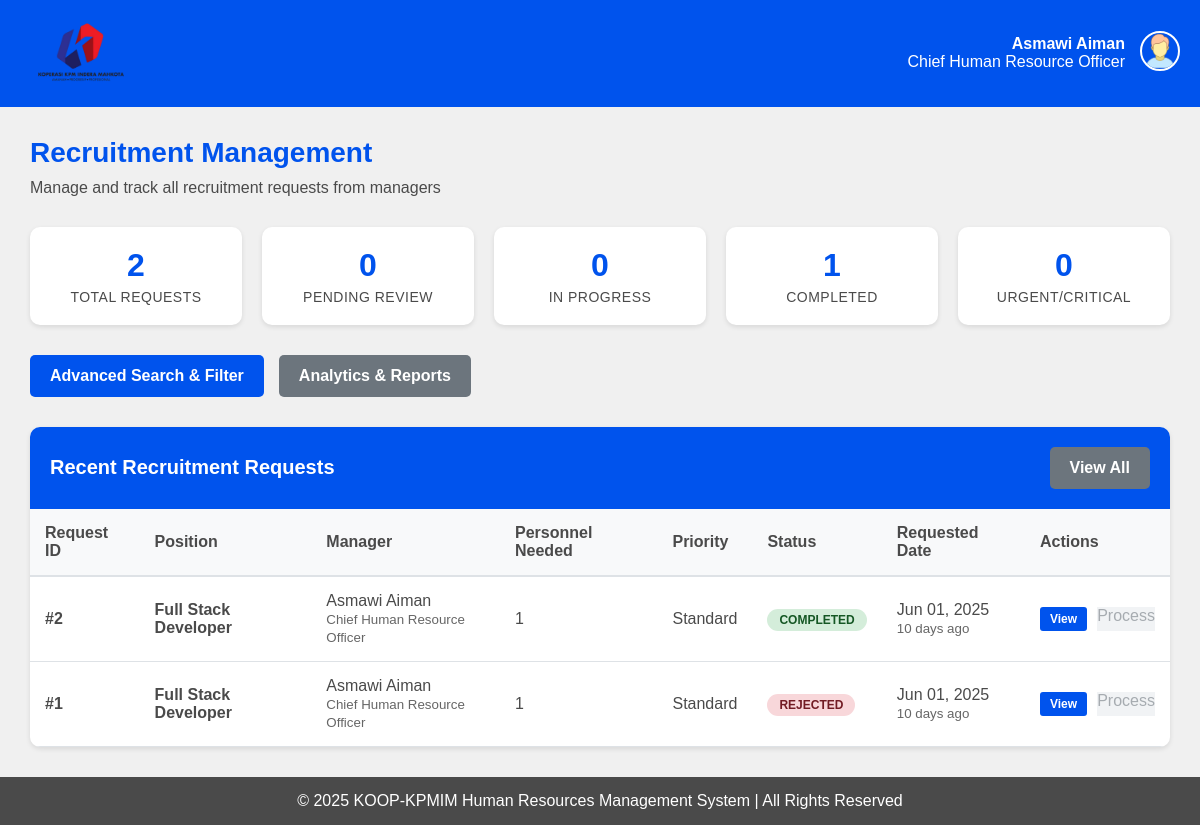
The page /hr/recruitment/ (signed in) on the database as committed earlier.
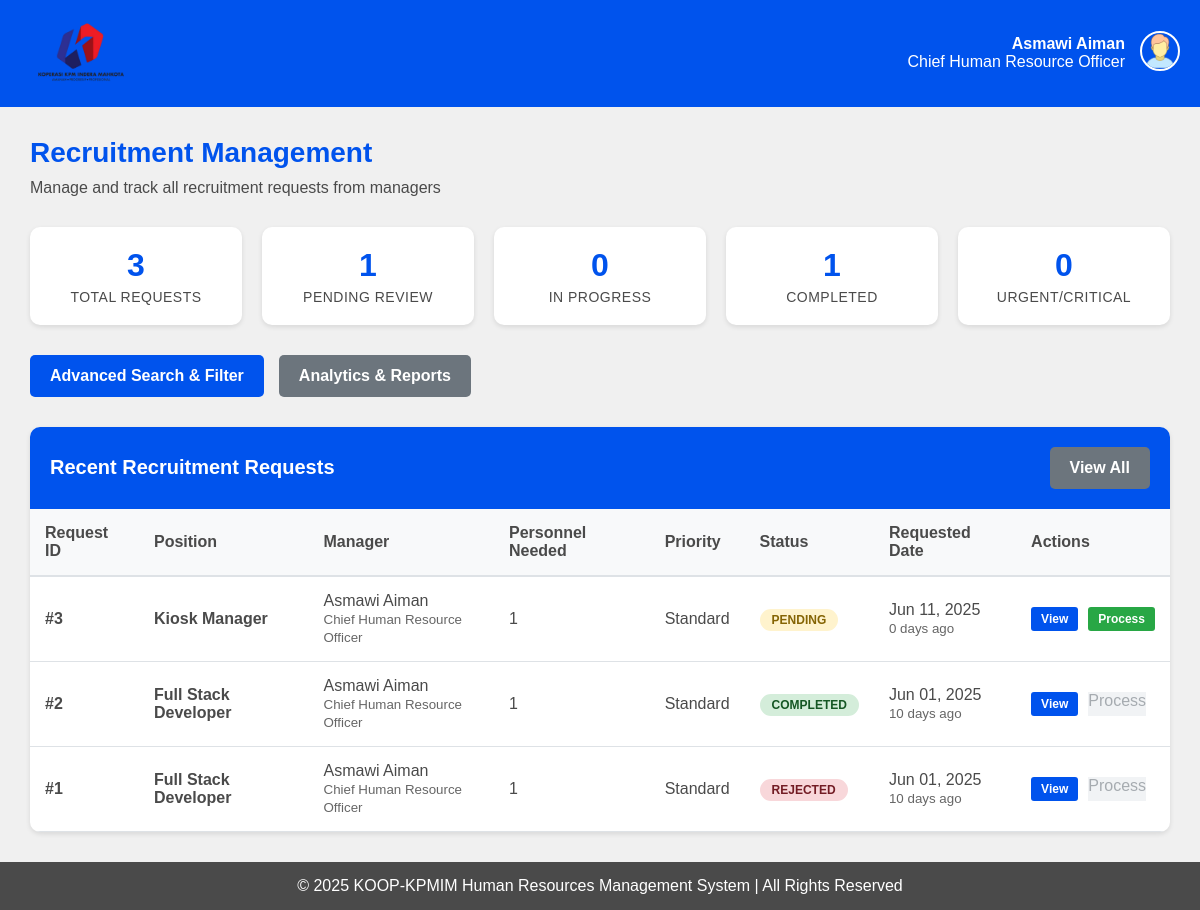
The same page on the database as committed later.
### HRMS/models.py (models this page shows, shortened)
class HR(models.Model):
    id = models.TextField(primary_key=True)
    password = models.TextField(default='')
    staffid = models.ForeignKey(STAFF, on_delete=models.CASCADE, default='')

class STAFF(models.Model):
    id = models.TextField(primary_key=True, max_length=12)
    name = models.TextField(default='')
    position = models.TextField(default='')
    phone = models.TextField(default='')
    email = models.EmailField(default='')
    password = models.TextField(default='')
    STATUS = [
        ('',''),
        ('Married','married'),
        ('Single','single'),
    ]
    status = models.TextField(choices=STATUS, default='')
    GENDER = [
        ('',''),
        ('Male', 'male'),
        ('Female', 'female'),
    ]
    gender = models.TextField(choices=GENDER, default='')
    date_of_birth = models.DateField()
    bank_number = models.TextField(default='')
    emergency_contact = models.TextField(default='')

class RECRUITMENT(models.Model):
    id = models.AutoField(primary_key=True)
    position = models.TextField(default='')
    reason = models.TextField(default='')
    total_personnel = models.IntegerField(default=1)
    STATUS_CHOICES = [
        ('Pending', 'pending'),
        ('Under Review', 'under_review'),
        ('Approved', 'approved'),
        ('In Progress', 'in_progress'),
        ('Completed', 'completed'),
        ('Rejected', 'rejected'),
        ('On Hold', 'on_hold'),
        ('More Info Needed', 'more_info_needed'),
    ]
    status = models.TextField(choices=STATUS_CHOICES, default='Pending')
    PRIORITY_CHOICES = [
        ('Low', 'low'),
        ('Standard', 'standard'),
        ('High', 'high'),
        ('Urgent', 'urgent'),
        ('Critical', 'critical'),
    ]
    priority = models.TextField(choices=PRIORITY_CHOICES, default='Standard')
    requested_date = models.DateTimeField(auto_now_add=True, null=True, blank=True)
    target_start_date = models.DateField(null=True, blank=True)
    expected_completion_date = models.DateField(null=True, blank=True)
    TIMELINE_CHOICES = [
        ('1-2 weeks', '1-2 weeks'),
        ('2-4 weeks', '2-4 weeks'),
        ('1-2 months', '1-2 months'),
        ('2-3 months', '2-3 months'),
        ('3+ months', '3+ months'),
    ]
    expected_timeline = models.TextField(choices=TIMELINE_CHOICES, default='2-4 weeks')
    job_description = models.TextField(blank=True, default='')
    required_qualifications = models.TextField(blank=True, default='')
    salary_range_min = models.DecimalField(max_digits=10, decimal_places=2, null=True, blank=True)
    salary_range_max = models.DecimalField(max_digits=10, decimal_places=2, null=True, blank=True)
    EMPLOYMENT_TYPE_CHOICES = [
        ('Full-time', 'full_time'),
        ('Part-time', 'part_time'),
        ('Contract', 'contract'),
        ('Temporary', 'temporary'),
        ('Internship', 'internship'),
    ]
    employment_type = models.TextField(choices=EMPLOYMENT_TYPE_CHOICES, default='Full-time')
    department = models.TextField(blank=True, default='')
    work_location = models.TextField(blank=True, default='')
    REMOTE_WORK_CHOICES = [
        ('On-site', 'on_site'),
        ('Remote', 'remote'),
        ('Hybrid', 'hybrid'),
    ]
    remote_work_option = models.TextField(choices=REMOTE_WORK_CHOICES, default='On-site')
    business_justification = models.TextField(blank=True, default='')
    JUSTIFICATION_TYPE_CHOICES = [
        ('New Position', 'new_position'),
        ('Replacement', 'replacement'),
        ('Expansion', 'expansion'),
        ('Temporary Cover', 'temporary_cover'),
        ('Project Based', 'project_based'),
    ]
    justification_type = models.TextField(choices=JUSTIFICATION_TYPE_CHOICES, default='New Position')
    managerid = models.ForeignKey('MANAGER', on_delete=models.CASCADE)
    assigned_hr = models.ForeignKey('HR', on_delete=models.SET_NULL, null=True, blank=True)
    last_updated = models.DateTimeField(auto_now=True)
    updated_by = models.ForeignKey('HR', on_delete=models.SET_NULL, null=True, blank=True, related_name='recruitment_updates')
    is_confidential = models.BooleanField(default=False)
    external_posting_allowed = models.BooleanField(default=True)
    @property
    def days_since_request(self):
        return (timezone.now().date() - self.requested_date.date()).days
    @property
    def is_urgent(self):
        return self.priority in ['Urgent', 'Critical'] or self.days_since_request > 30
    class Meta:
        ordering = ['-requested_date']
        verbose_name = 'Recruitment Request'
        verbose_name_plural = 'Recruitment Requests'

class MANAGER(models.Model):
    id = models.TextField(primary_key=True)
    password = models.TextField(default='')
    staffid = models.ForeignKey(STAFF, on_delete=models.CASCADE)

### HRMS/views.py (the view)
# urls.py: path('hr/recruitment/', views.recruitment_list, name='hr_recruitment'),
def recruitment_list(request):
    if not request.session.get('user_type') == 'hr':
        request.session.flush()
        messages.error(request, "You do not have permission to view this page. Please login again")
        return redirect('login')
    try:
        hr_id = request.session.get('user_id')
        hr = HR.objects.get(id=hr_id)
        total_requests = RECRUITMENT.objects.count()
        pending_count = RECRUITMENT.objects.filter(status='Pending').count()
        in_progress_count = RECRUITMENT.objects.filter(status__in=['Under Review', 'In Progress', 'Approved']).count()
        completed_count = RECRUITMENT.objects.filter(status='Completed').count()
        urgent_count = RECRUITMENT.objects.filter(priority__in=['Urgent', 'Critical']).count()
        recruitment_requests = RECRUITMENT.objects.select_related(
            'managerid__staffid'
        ).order_by('-requested_date')[:10]
        paginator = Paginator(recruitment_requests, 10)
        page_number = request.GET.get('page', 1)
        recruitment_requests = paginator.get_page(page_number)
        context = {
            'hr': hr,
            'recruitment_requests': recruitment_requests,
            'total_requests': total_requests,
            'pending_count': pending_count,
            'in_progress_count': in_progress_count,
            'completed_count': completed_count,
            'urgent_count': urgent_count,
        }
        return render(request, 'hr/recruitment.html', context)
    except HR.DoesNotExist:
        messages.error(request, "HR user not found. Please login again")
        return redirect('login')
    except Exception as e:
        messages.error(request, f"An error occurred: {str(e)}")
        return redirect('hrmenu')

### HRMS/templates/hr/recruitment.html (shortened to what this page needs)
{% load static %}
<!DOCTYPE html>
<html lang="en">
<head>
</head>
<body>
    <header>
        <a href="{% url 'hrmenu' %}">
            <img src="{% static 'img/logo.png' %}" alt="KOOP-KPMIM Logo" class="logo">
        </a>
        <div class="header-right">
            <div class="user-info">
                <div><strong>{{ hr.staffid.name }}</strong></div>
                <div>{{ hr.staffid.position }}</div>
            </div>
            <div class="user-dropdown">
                <img src="{% static 'img/user.png' %}" alt="User Profile" class="user-image" onclick="toggleDropdown()">
            </div>
        </div>
    </header>
    <main>
        <h1>Recruitment Management</h1>
        <p class="page-subtitle">Manage and track all recruitment requests from managers</p>
        <div class="stats-container">
            <div class="stat-card">
                <div class="stat-number">{{ total_requests }}</div>
                <div class="stat-label">Total Requests</div>
            </div>
            <div class="stat-card">
                <div class="stat-number">{{ pending_count }}</div>
                <div class="stat-label">Pending Review</div>
            </div>
            <div class="stat-card">
                <div class="stat-number">{{ in_progress_count }}</div>
                <div class="stat-label">In Progress</div>
            </div>
            <div class="stat-card">
                <div class="stat-number">{{ completed_count }}</div>
                <div class="stat-label">Completed</div>
            </div>
            <div class="stat-card">
                <div class="stat-number">{{ urgent_count }}</div>
                <div class="stat-label">Urgent/Critical</div>
            </div>
        </div>
        <div class="action-buttons">
            <a href="{% url 'hr_recruitment_search' %}" class="btn btn-primary">
                Advanced Search & Filter
            </a>
            <a href="{% url 'recruitment_analytics' %}" class="btn btn-secondary">
                Analytics & Reports
            </a>
        </div>
        <div class="requests-section">
            <div class="section-header">
                <h2 class="section-title">Recent Recruitment Requests</h2>
                <a href="{% url 'hr_recruitment_search' %}" class="btn btn-secondary" style="margin: 0;">View All</a>
            </div>
            {% if recruitment_requests %}
            <div class="table-container">
                <table>
                    <thead>
                        <tr>
                            <th>Request ID</th>
                            <th>Position</th>
                            <th>Manager</th>
                            <th>Personnel Needed</th>
                            <th>Priority</th>
                            <th>Status</th>
                            <th>Requested Date</th>
                            <th>Actions</th>
                        </tr>
                    </thead>
                    <tbody>
                        {% for request in recruitment_requests %}
                        <tr>
                            <td><strong>#{{ request.id }}</strong></td>
                            <td>
                                <strong>{{ request.position }}</strong>
                            </td>
                            <td>
                                {{ request.managerid.staffid.name }}<br>
                                <small style="color: #666;">{{ request.managerid.staffid.position }}</small>
                            </td>
                            <td>{{ request.total_personnel }}</td>
                            <td>
                                <span class="{% if request.priority == 'High' %}priority-high{% elif request.priority == 'Urgent' %}priority-urgent{% elif request.priority == 'Critical' %}priority-critical{% endif %}">
                                    {{ request.priority }}
                                </span>
                            </td>
                            <td>
                                <span class="status-badge {% if request.status == 'Pending' %}status-pending{% elif request.status == 'Approved' %}status-approved{% elif request.status == 'Rejected' %}status-rejected{% elif request.status == 'Completed' %}status-completed{% else %}status-in-progress{% endif %}">
                                    {{ request.status }}
                                </span>
                            </td>
                            <td>
                                {{ request.requested_date|date:"M d, Y" }}<br>
                                <small style="color: #666;">{{ request.days_since_request }} days ago</small>
                            </td>
                            <td>
                                <div class="action-links">
                                    <a href="{% url 'hr_recruitment_details' request.id %}" class="btn-view">View</a>
                                    {% if request.status == 'Completed' or request.status == 'Rejected' %}
                                        <span class="btn-process disabled" title="Cannot process {{ request.status|lower }} requests">Process</span>
                                    {% else %}
                                        <a href="{% url 'hr_recruitment_process' request.id %}" class="btn-process">Process</a>
                                    {% endif %}
                                </div>
                            </td>
                        </tr>
                        {% endfor %}
                    </tbody>
                </table>
            </div>
            {% else %}
            <div class="empty-state">
                <h3>No Recruitment Requests</h3>
                <p>There are currently no recruitment requests to display.</p>
            </div>
            {% endif %}
        </div>
    </main>
    <footer>
        <p>&copy; 2025 KOOP-KPMIM Human Resources Management System | All Rights Reserved</p>
    </footer>
</body>
</html>

### HRMS/templates/hr/recruitment.html (style rules this page uses)
:root { --primary-color: #F0F0F0; --secondary-color: #0053ED; --accent-color: #E90000; --text-color: #4A4A4A; }
* { margin: 0; padding: 0; box-sizing: border-box; font-family: Arial, sans-serif; }
body { background-color: var(--primary-color); color: var(--text-color); min-height: 100vh; display: flex; flex-direction: column; }
header { background-color: var(--secondary-color); color: white; padding: 20px; display: flex; justify-content: space-between; align-items: center; }
.logo { width: 120px; height: auto; }
.header-right { display: flex; align-items: center; }
.user-info { margin-right: 15px; text-align: right; }
.user-dropdown { position: relative; display: inline-block; }
.user-image { width: 40px; height: 40px; border-radius: 50%; cursor: pointer; border: 2px solid white; }
main { flex: 1; padding: 30px; max-width: 1400px; margin: 0 auto; width: 100%; }
h1 { color: var(--secondary-color); margin-bottom: 10px; font-size: 28px; }
.page-subtitle { color: var(--text-color); margin-bottom: 30px; font-size: 16px; }
.stats-container { display: grid; grid-template-columns: repeat(auto-fit, minmax(200px, 1fr)); gap: 20px; margin-bottom: 30px; }
.stat-card { background: white; border-radius: 10px; padding: 20px; box-shadow: 0 2px 5px rgba(0,0,0,0.1); text-align: center; transition: transform 0.2s; }
.stat-number { font-size: 32px; font-weight: bold; color: var(--secondary-color); margin-bottom: 5px; }
.stat-label { font-size: 14px; color: var(--text-color); text-transform: uppercase; letter-spacing: 0.5px; }
.action-buttons { display: flex; gap: 15px; margin-bottom: 30px; flex-wrap: wrap; }
.btn { padding: 12px 20px; border: none; border-radius: 5px; cursor: pointer; text-decoration: none; font-weight: bold; transition: all 0.2s; display: inline-flex; align-items: center; gap: 8px; }
.btn-primary { background-color: var(--secondary-color); color: white; }
.btn-secondary { background-color: #6c757d; color: white; }
.requests-section { background: white; border-radius: 10px; box-shadow: 0 2px 5px rgba(0,0,0,0.1); overflow: hidden; }
.section-header { background-color: var(--secondary-color); color: white; padding: 20px; display: flex; justify-content: space-between; align-items: center; }
.section-title { font-size: 20px; font-weight: bold; }
.table-container { overflow-x: auto; }
table { width: 100%; border-collapse: collapse; }
th { background-color: #f8f9fa; padding: 15px; text-align: left; font-weight: bold; color: var(--text-color); border-bottom: 2px solid #dee2e6; }
td { padding: 15px; border-bottom: 1px solid #dee2e6; }
.status-badge { padding: 4px 12px; border-radius: 20px; font-size: 12px; font-weight: bold; text-transform: uppercase; }
.status-pending { background-color: #fff3cd; color: #856404; }
.status-rejected { background-color: #f8d7da; color: #721c24; }
.status-completed { background-color: #d4edda; color: #155724; }
.action-links { display: flex; gap: 10px; }
.action-links a { padding: 5px 10px; border-radius: 3px; text-decoration: none; font-size: 12px; font-weight: bold; transition: all 0.2s; }
.btn-view { background-color: var(--secondary-color); color: white; }
.btn-process { background-color: #28a745; color: white; }
.btn-process.disabled { background-color: #e9ecef; color: #6c757d; cursor: not-allowed; opacity: 0.6; pointer-events: none; }
footer { background-color: var(--text-color); color: white; text-align: center; padding: 15px; margin-top: auto; }

Rows that differ between the two databases and show on the page:
added RECRUITMENT: id "3", position "Kiosk Manager", managerid.staffid.name "Asmawi Aiman", managerid.staffid.position "Chief Human Resource Officer", total_personnel "1", priority "Standard", status "PENDING", requested_date "Jun 11, 2025", days_since_request "0", shows "Process"
Other text that changed with them:
{{ total_requests }}: "2" → "3"
{{ pending_count }}: "0" → "1"
